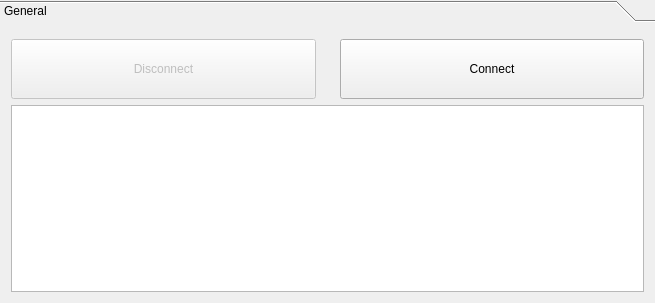
<?xml version="1.0" encoding="UTF-8"?>
<ui version="4.0">
 <class>MainWindow</class>
 <widget class="QMainWindow" name="MainWindow">
  <property name="geometry">
   <rect>
    <x>0</x>
    <y>0</y>
    <width>655</width>
    <height>303</height>
   </rect>
  </property>
  <property name="windowTitle">
   <string>Wiimote Wand Server</string>
  </property>
  <property name="windowIcon">
   <iconset resource="wiimoteresources.qrc">
    <normaloff>:/wiimote-server-icon-simpler.svg</normaloff>:/wiimote-server-icon-simpler.svg</iconset>
  </property>
  <widget class="QWidget" name="centralWidget">
   <layout class="QHBoxLayout" name="horizontalLayout_2">
    <property name="spacing">
     <number>0</number>
    </property>
    <property name="margin">
     <number>0</number>
    </property>
    <item>
     <widget class="QToolBox" name="toolBox">
      <property name="currentIndex">
       <number>0</number>
      </property>
      <widget class="QWidget" name="GeneralPage">
       <property name="geometry">
        <rect>
         <x>0</x>
         <y>0</y>
         <width>655</width>
         <height>255</height>
        </rect>
       </property>
       <attribute name="label">
        <string>General</string>
       </attribute>
       <layout class="QVBoxLayout" name="verticalLayout">
        <item>
         <layout class="QHBoxLayout" name="horizontalLayout">
          <item>
           <widget class="QPushButton" name="disconnect">
            <property name="enabled">
             <bool>false</bool>
            </property>
            <property name="sizePolicy">
             <sizepolicy hsizetype="Minimum" vsizetype="Preferred">
              <horstretch>0</horstretch>
              <verstretch>0</verstretch>
             </sizepolicy>
            </property>
            <property name="text">
             <string>Disconnect</string>
            </property>
           </widget>
          </item>
          <item>
           <spacer name="verticalSpacer">
            <property name="orientation">
             <enum>Qt::Vertical</enum>
            </property>
            <property name="sizeType">
             <enum>QSizePolicy::Preferred</enum>
            </property>
            <property name="sizeHint" stdset="0">
             <size>
              <width>18</width>
              <height>65</height>
             </size>
            </property>
           </spacer>
          </item>
          <item>
           <widget class="QPushButton" name="connect">
            <property name="sizePolicy">
             <sizepolicy hsizetype="Minimum" vsizetype="Preferred">
              <horstretch>0</horstretch>
              <verstretch>0</verstretch>
             </sizepolicy>
            </property>
            <property name="text">
             <string>Connect</string>
            </property>
           </widget>
          </item>
         </layout>
        </item>
        <item>
         <widget class="QTextBrowser" name="textBrowser"/>
        </item>
       </layout>
      </widget>
     </widget>
    </item>
   </layout>
  </widget>
  <widget class="QMenuBar" name="menuBar">
   <property name="geometry">
    <rect>
     <x>0</x>
     <y>0</y>
     <width>655</width>
     <height>21</height>
    </rect>
   </property>
  </widget>
 </widget>
 <layoutdefault spacing="6" margin="11"/>
 <resources>
  <include location="wiimoteresources.qrc"/>
 </resources>
 <connections/>
</ui>
